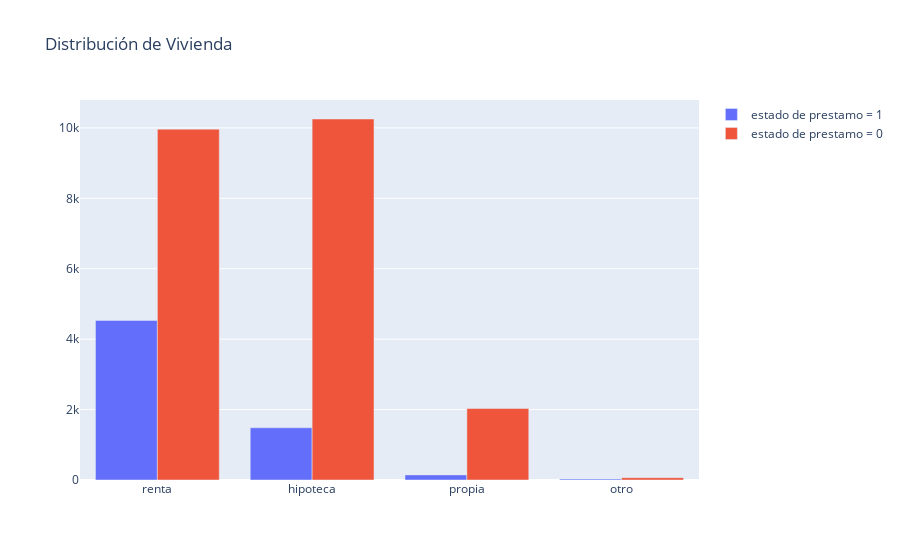

The cell this chart's notebook holds for it:
### Code cell
trace0 = go.Bar(
    x = df[df["estado_prestamo"]== 1]["persona_propiedad_de_vivienda"].value_counts().index.values,
    y = df[df["estado_prestamo"]== 1]["persona_propiedad_de_vivienda"].value_counts().values,
    name='estado de prestamo = 1',
    
)

#Segundo plot
trace1 = go.Bar(
    x = df[df["estado_prestamo"]== 0]["persona_propiedad_de_vivienda"].value_counts().index.values,
    y = df[df["estado_prestamo"]== 0]["persona_propiedad_de_vivienda"].value_counts().values,
    name="estado de prestamo = 0"
)

data = [trace0, trace1]

layout = go.Layout(
    title='Distribución de Vivienda'
)


fig = go.Figure(data=data, layout=layout)

py.iplot(fig, filename='Distribución de Vivienda')

### Figure 1 — Plotly figure (JSON) as saved in the notebook; plotly's stock layout.template omitted (floating-point values rounded to 4 significant figures)
{"data": [{"name": "estado de prestamo = 1", "type": "bar", "x": ["renta", "hipoteca", "propia", "otro"], "y": [4533, 1483, 145, 27]}, {"name": "estado de prestamo = 0", "type": "bar", "x": ["hipoteca", "renta", "propia", "otro"], "y": [10253, 9965, 2029, 66]}], "layout": {"title": {"text": "Distribución de Vivienda"}}}
